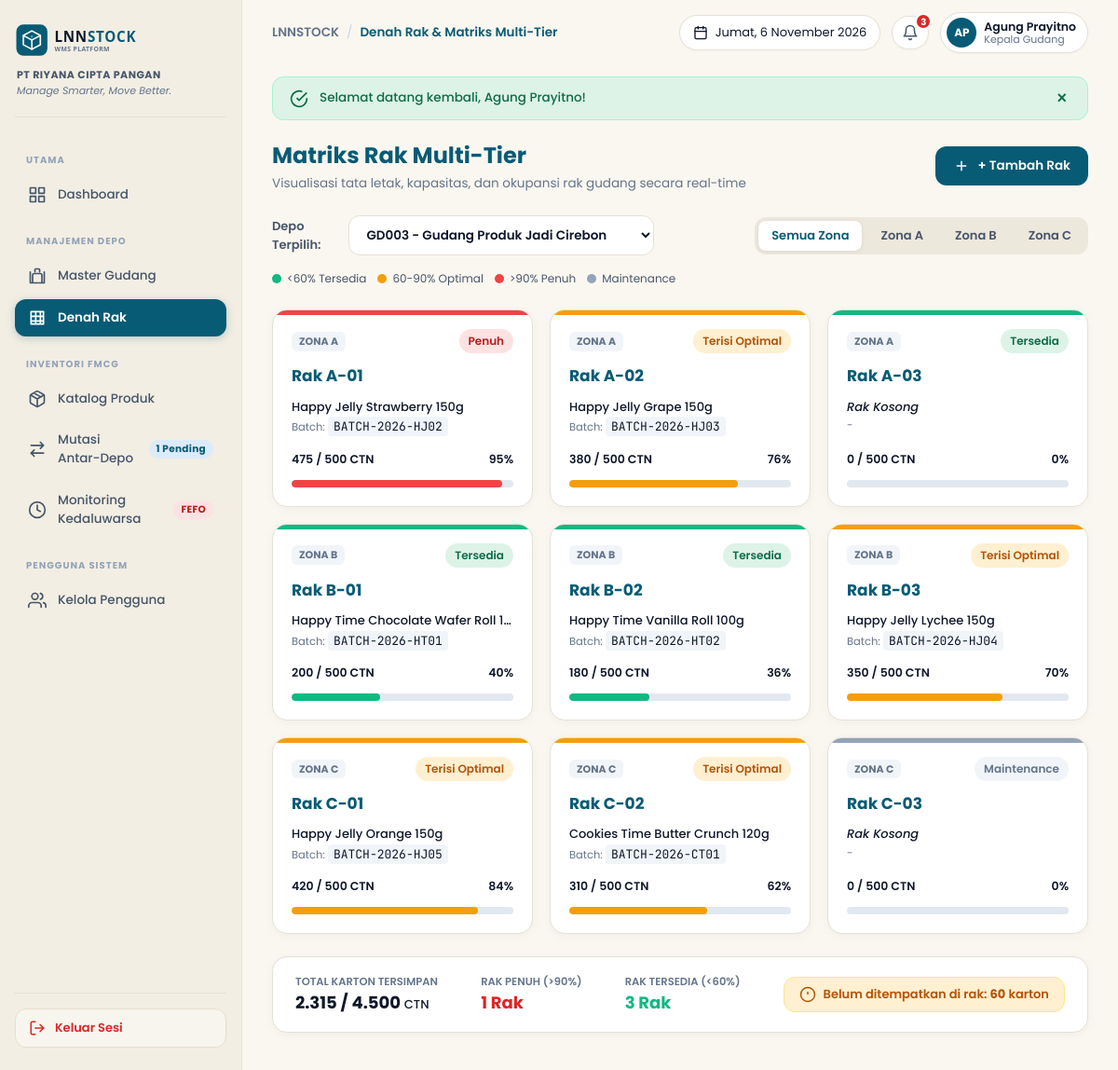
Page /?page=rak (signed in) on the committed database.
### tables this page shows
CREATE TABLE IF NOT EXISTS rak (
  id INT AUTO_INCREMENT PRIMARY KEY,
  id_depo INT NOT NULL,
  kode_rak VARCHAR(10) NOT NULL,           
  zona VARCHAR(5) NOT NULL,                
  kapasitas INT NOT NULL,                  
  status_rak VARCHAR(12) NOT NULL DEFAULT 'Aktif',    
  UNIQUE KEY uq_rak (id_depo, kode_rak),
  FOREIGN KEY (id_depo) REFERENCES depo(id) ON DELETE RESTRICT
);

### controllers/RakController.php (called while the page is built, shortened)
<?php
require_once __DIR__ . '/../models/Rak.php';
require_once __DIR__ . '/../models/Depo.php';
class RakController extends Controller {
    private Rak $rakModel;
    private Depo $depoModel;
    public function __construct() {
        $this->rakModel = new Rak();
        $this->depoModel = new Depo();
    }
    public function index(): void {
        $depos = $this->depoModel->getAll();
        $depoId = (int)($_GET['depo'] ?? 0);
        $selectedDepo = null;
        if (!$selectedDepo) {
            foreach ($depos as $d) {
                if ($d['kode_depo'] === 'GD003') {
                    $selectedDepo = $d;
                    break;
                }
            }
            $depoId = (int)$selectedDepo['id'];
        }
        $racks = $this->rakModel->getByDepo($depoId);
        $rakPenuhCount = 0;
        $rakTersediaCount = 0;
        $totalKapasitasDepo = 0;
        $totalTerisiDepo = 0;
        foreach ($racks as &$r) {
            $r['batches'] = $this->rakModel->getBatchesInRak((int)$r['id']);
            $totalKapasitasDepo += (int)$r['kapasitas'];
            $totalTerisiDepo += (int)$r['terisi'];
            if ($r['persen_okupansi'] > 90) {
                $rakPenuhCount++;
            } elseif ($r['persen_okupansi'] < 60 && $r['status_rak'] === 'Aktif') {
                $rakTersediaCount++;
            }
        }
        $unassignedStock = $this->rakModel->getUnassignedStock($depoId);
        $this->view('rak/index', [
            'pageTitle'          => 'Denah Rak & Matriks Multi-Tier',
            'depos'              => $depos,
            'selectedDepo'       => $selectedDepo,
            'depoId'             => $depoId,
            'racks'              => $racks,
            'rakPenuhCount'      => $rakPenuhCount,
            'rakTersediaCount'   => $rakTersediaCount,
            'totalKapasitasDepo' => $totalKapasitasDepo,
            'totalTerisiDepo'    => $totalTerisiDepo,
            'unassignedStock'    => $unassignedStock,
        ]);
    }
}

### core/Permission.php (called while the page is built, shortened)
<?php
class Permission {
    public static function can(string $page, string $action = 'index'): bool {
        $role = $_SESSION['user']['role'];
        $actionMap = [
            'selesai' => 'complete',
            'batal'   => 'cancel',
            'hapus'   => 'delete',
            'ubah'    => 'edit',
            'tambah'  => 'create',
            'lihat'   => 'index',
        ];
        if ($role === 'Kepala Gudang') {
            return true;
        }
        return false;
    }
}

### core/Model.php (called while the page is built, shortened)
<?php
abstract class Model {
    public function __construct() {
        $this->db = Database::connect();
    }
}

### core/Database.php (called while the page is built)
<?php
class Database {
    private static ?PDO $instance = null;
    public static function connect(): PDO {
        if (self::$instance === null) {
            $host = '127.0.0.1';
            $port = '3306';
            $dbname = 'db_lnnstock';
            $username = 'root';
            $password = '';
            $dsn = "mysql:host={$host};port={$port};dbname={$dbname};charset=utf8mb4";
            $options = [
                PDO::ATTR_ERRMODE            => PDO::ERRMODE_EXCEPTION,
                PDO::ATTR_DEFAULT_FETCH_MODE => PDO::FETCH_ASSOC,
                PDO::ATTR_EMULATE_PREPARES   => false,
            ];
            try {
                self::$instance = new PDO($dsn, $username, $password, $options);
            } catch (PDOException $e) {
                error_log("Database Connection Error: " . $e->getMessage());
                die("Maaf, terjadi kendala koneksi ke database LNNSTOCK. Pastikan layanan MySQL/MariaDB pada XAMPP sudah berjalan.");
            }
        }
        return self::$instance;
    }
}

### models/Depo.php (called while the page is built, shortened)
<?php
require_once __DIR__ . '/../core/Model.php';
class Depo extends Model {
    public function getAll(): array {
        $sql = "SELECT d.*,
                    COALESCE(SUM(r.kapasitas), 0) AS total_kapasitas,
                    (SELECT COALESCE(SUM(b.jumlah), 0) FROM batch_stok b WHERE b.id_depo = d.id) AS total_terisi
                FROM depo d
                LEFT JOIN rak r ON r.id_depo = d.id
                GROUP BY d.id
                ORDER BY d.kode_depo ASC";
        $stmt = $this->db->query($sql);
        return $stmt->fetchAll();
    }
}

### core/helpers.php (called while the page is built, shortened)
<?php
function e(?string $value): string {
    return htmlspecialchars((string)($value ?? ''), ENT_QUOTES, 'UTF-8');
}
function base_url(string $path = ''): string {
    $scriptDir = dirname($_SERVER['SCRIPT_NAME'] ?? '/index.php');
    $scriptDir = str_replace('\\', '/', $scriptDir);
    $base = rtrim($scriptDir, '/') . '/';
    return $base . ltrim($path, '/');
}
function format_number(float|int|string|null $number): string {
    return number_format((float)($number ?? 0), 0, ',', '.');
}

### models/Rak.php (called while the page is built, shortened)
<?php
require_once __DIR__ . '/../core/Model.php';
class Rak extends Model {
    public function getByDepo(int $depoId, ?string $zona = null): array {
        $sql = "SELECT r.*,
                    COALESCE(SUM(b.jumlah), 0) AS terisi,
                    (SELECT p.nama_produk
                     FROM batch_stok b2
                     JOIN produk p ON p.id = b2.id_produk
                     WHERE b2.id_rak = r.id AND b2.jumlah > 0
                     ORDER BY b2.jumlah DESC LIMIT 1) AS produk_dominan,
                    (SELECT b2.no_batch
                     FROM batch_stok b2
                     WHERE b2.id_rak = r.id AND b2.jumlah > 0
                     ORDER BY b2.jumlah DESC LIMIT 1) AS batch_dominan
                FROM rak r
                LEFT JOIN batch_stok b ON b.id_rak = r.id
                WHERE r.id_depo = :id_depo";
        $params = [':id_depo' => $depoId];
        $sql .= " GROUP BY r.id ORDER BY r.zona ASC, r.kode_rak ASC";
        $stmt = $this->db->prepare($sql);
        $stmt->execute($params);
        $rows = $stmt->fetchAll();
        foreach ($rows as &$row) {
            $kapasitas = (int)$row['kapasitas'];
            $terisi = (int)$row['terisi'];
            $row['persen_okupansi'] = ($kapasitas > 0) ? round(($terisi / $kapasitas) * 100) : 0;
        }
        return $rows;
    }
    public function getBatchesInRak(int $rakId): array {
        $sql = "SELECT b.*, p.nama_produk, p.kode_sku,
                    DATEDIFF(b.tgl_expired, CURDATE()) AS sisa_hari
                FROM batch_stok b
                JOIN produk p ON p.id = b.id_produk
                WHERE b.id_rak = :rak_id AND b.jumlah > 0
                ORDER BY b.tgl_expired ASC";
        $stmt = $this->db->prepare($sql);
        $stmt->execute([':rak_id' => $rakId]);
        return $stmt->fetchAll();
    }
    public function getUnassignedStock(int $depoId): int {
        $sql = "SELECT COALESCE(SUM(jumlah), 0) AS total
                FROM batch_stok
                WHERE id_depo = :depo_id AND id_rak IS NULL";
        $stmt = $this->db->prepare($sql);
        $stmt->execute([':depo_id' => $depoId]);
        return (int)($stmt->fetch()['total'] ?? 0);
    }
}

### views/rak/index.php (the view, shortened to what this page needs)
<div class="page-header">
    <div>
        <h1 class="page-title">Matriks Rak Multi-Tier</h1>
        <p class="page-subtitle">Visualisasi tata letak, kapasitas, dan okupansi rak gudang secara real-time</p>
    </div>
    <div>
        <?php if (Permission::can('rak', 'create')): ?>
            <a href="<?= base_url('?page=rak&action=create&depo=' . $depoId) ?>" class="btn btn-primary">
                <svg width="18" height="18" viewBox="0 0 24 24" fill="none" stroke="currentColor" stroke-width="2">
                    <line x1="12" y1="5" x2="12" y2="19"></line>
                    <line x1="5" y1="12" x2="19" y2="12"></line>
                </svg>
                <span>+ Tambah Rak</span>
            </a>
        <?php endif; ?>
    </div>
</div>
<div class="rack-control-bar">
    <div class="depo-selector-wrap">
        <label for="depoSelector" style="font-weight:600; font-size:13px; color:#475569;">Depo Terpilih:</label>
        <select id="depoSelector" class="form-select" style="min-width: 250px; font-weight:600;" onchange="location = this.value;">
            <?php foreach ($depos as $d): ?>
                <option value="<?= base_url('?page=rak&depo=' . $d['id']) ?>" <?= ($d['id'] == $depoId) ? 'selected' : '' ?>>
                    <?= e($d['kode_depo']) ?> - <?= e($d['nama_depo']) ?>
                </option>
            <?php endforeach; ?>
        </select>
    </div>
    <div class="zone-tabs">
        <button type="button" class="zone-tab-btn active" data-zone="Semua">Semua Zona</button>
        <button type="button" class="zone-tab-btn" data-zone="A">Zona A</button>
        <button type="button" class="zone-tab-btn" data-zone="B">Zona B</button>
        <button type="button" class="zone-tab-btn" data-zone="C">Zona C</button>
    </div>
    <div class="occupancy-legend">
        <div class="legend-item"><span class="legend-dot dot-green"></span> <span>&lt;60% Tersedia</span></div>
        <div class="legend-item"><span class="legend-dot dot-yellow"></span> <span>60-90% Optimal</span></div>
        <div class="legend-item"><span class="legend-dot dot-red"></span> <span>&gt;90% Penuh</span></div>
        <div class="legend-item"><span class="legend-dot dot-gray"></span> <span>Maintenance</span></div>
    </div>
</div>
<?php if (empty($racks)): ?>
    <div class="card text-center" style="padding: 48px 20px;">
        <svg width="48" height="48" viewBox="0 0 24 24" fill="none" stroke="#94A3B8" stroke-width="1.5" style="margin: 0 auto 12px;">
            <path d="M4 4h16v16H4zM4 10h16M4 16h16M10 4v16M16 4v16"></path>
        </svg>
        <h3 style="font-size: 16px; color: #475569; margin-bottom: 6px;">Belum Ada Rak di Depo Ini</h3>
        <p class="text-muted" style="margin-bottom: 16px;">Silakan buat rak baru untuk mulai mengatur tata letak karton persediaan.</p>
        <a href="<?= base_url('?page=rak&action=create&depo=' . $depoId) ?>" class="btn btn-primary btn-sm" style="margin: 0 auto;">
            + Tambah Rak Baru
        </a>
    </div>
<?php else: ?>
    <div class="rack-matrix-grid">
        <?php foreach ($racks as $r): ?>
            <?php
                $statusColorClass = 'status-' . $r['status_warna'];
                $batchesJson = htmlspecialchars(json_encode($r['batches']), ENT_QUOTES, 'UTF-8');
            ?>
            <div class="rack-card <?= $statusColorClass ?>"
                 data-id="<?= $r['id'] ?>"
                 data-kode="<?= e($r['kode_rak']) ?>"
                 data-zona="<?= e($r['zona']) ?>"
                 data-kapasitas="<?= (int)$r['kapasitas'] ?>"
                 data-terisi="<?= (int)$r['terisi'] ?>"
                 data-persen="<?= (int)$r['persen_okupansi'] ?>"
                 data-status="<?= e($r['status_rak']) ?>"
                 data-batches='<?= $batchesJson ?>'
                 title="Klik untuk melihat rincian batch rak <?= e($r['kode_rak']) ?>">
                <div>
                    <div class="rack-card-header">
                        <span class="rack-zone-badge">Zona <?= e($r['zona']) ?></span>
                        <span class="badge badge-<?= $r['status_warna'] ?>"><?= e($r['status_label']) ?></span>
                    </div>
                    <div class="rack-name">Rak <?= e($r['kode_rak']) ?></div>
                    <div class="rack-card-body" style="margin-top: 10px;">
                        <?php if (!empty($r['produk_dominan'])): ?>
                            <div class="rack-product-meta" title="<?= e($r['produk_dominan']) ?>">
                                <?= e($r['produk_dominan']) ?>
                            </div>
                            <div class="rack-batch-meta">
                                Batch: <code><?= e($r['batch_dominan']) ?></code>
                            </div>
                        <?php else: ?>
                            <div class="rack-product-meta text-muted" style="font-style: italic;">
                                Rak Kosong
                            </div>
                            <div class="rack-batch-meta">-</div>
                        <?php endif; ?>
                    </div>
                </div>
                <div class="rack-card-footer">
                    <div class="rack-capacity-info">
                        <span><?= format_number($r['terisi']) ?> / <?= format_number($r['kapasitas']) ?> CTN</span>
                        <span><?= $r['persen_okupansi'] ?>%</span>
                    </div>
                    <div class="progress-bar-wrap">
                        <div class="progress-fill progress-<?= $r['status_warna'] ?>" style="width: <?= min(100, $r['persen_okupansi']) ?>%;"></div>
                    </div>
                </div>
            </div>
        <?php endforeach; ?>
    </div>
<?php endif; ?>
<div class="rack-summary-strip">
    <div class="summary-metric">
        <span class="summary-metric-title">Total Karton Tersimpan</span>
        <span class="summary-metric-value"><?= format_number($totalTerisiDepo) ?> / <?= format_number($totalKapasitasDepo) ?> <span style="font-size:13px; font-weight:500;">CTN</span></span>
    </div>
    <div class="summary-metric">
        <span class="summary-metric-title">Rak Penuh (&gt;90%)</span>
        <span class="summary-metric-value" style="color: #DC2626;"><?= $rakPenuhCount ?> Rak</span>
    </div>
    <div class="summary-metric">
        <span class="summary-metric-title">Rak Tersedia (&lt;60%)</span>
        <span class="summary-metric-value" style="color: #10B981;"><?= $rakTersediaCount ?> Rak</span>
    </div>
    <div class="unassigned-chip">
        <svg width="18" height="18" viewBox="0 0 24 24" fill="none" stroke="currentColor" stroke-width="2">
            <circle cx="12" cy="12" r="10"></circle>
            <line x1="12" y1="8" x2="12" y2="12"></line>
            <line x1="12" y1="16" x2="12.01" y2="16"></line>
        </svg>
        <span>Belum ditempatkan di rak: <strong><?= format_number($unassignedStock) ?></strong> karton</span>
    </div>
</div>

### rows in the picture
rak: zona "A", status_label "Penuh", kode_rak "A-01", produk_dominan "Happy Jelly Strawberry 150g", batch_dominan "BATCH-2026-HJ02", terisi "475", kapasitas "500", persen_okupansi "95"
rak: zona "A", status_label "Terisi Optimal", kode_rak "A-02", produk_dominan "Happy Jelly Grape 150g", batch_dominan "BATCH-2026-HJ03", terisi "380", kapasitas "500", persen_okupansi "76"
rak: zona "A", status_label "Tersedia", kode_rak "A-03", shows "Rak Kosong", terisi "0", kapasitas "500", persen_okupansi "0"
rak: zona "B", status_label "Tersedia", kode_rak "B-01", produk_dominan "Happy Time Chocolate Wafer Roll 1…", batch_dominan "BATCH-2026-HT01", terisi "200", kapasitas "500", persen_okupansi "40"
rak: zona "B", status_label "Tersedia", kode_rak "B-02", produk_dominan "Happy Time Vanilla Roll 100g", batch_dominan "BATCH-2026-HT02", terisi "180", kapasitas "500", persen_okupansi "36"
rak: zona "B", status_label "Terisi Optimal", kode_rak "B-03", produk_dominan "Happy Jelly Lychee 150g", batch_dominan "BATCH-2026-HJ04", terisi "350", kapasitas "500", persen_okupansi "70"
rak: zona "C", status_label "Terisi Optimal", kode_rak "C-01", produk_dominan "Happy Jelly Orange 150g", batch_dominan "BATCH-2026-HJ05", terisi "420", kapasitas "500", persen_okupansi "84"
rak: zona "C", status_label "Terisi Optimal", kode_rak "C-02", produk_dominan "Cookies Time Butter Crunch 120g", batch_dominan "BATCH-2026-CT01", terisi "310", kapasitas "500", persen_okupansi "62"
rak: zona "C", status_rak "Maintenance", kode_rak "C-03", shows "Rak Kosong", terisi "0", kapasitas "500", persen_okupansi "0"

### other values in the picture
$pendingMutasiCount "1"
$pageTitle "Denah Rak & Matriks Multi-Tier"
$kritisBatchCount "3"
$inisial ?: 'AP' "AP"
$currentUser['nama_lengkap'] "Agung Prayitno"
$currentUser['role'] "Kepala Gudang"
flash_get('success') "Selamat datang kembali, Agung Prayitno!"
format_number($totalTerisiDepo) "2.315"
format_number($totalKapasitasDepo) "4.500"
$rakPenuhCount "1"
$rakTersediaCount "3"
format_number($unassignedStock) "60"
form field value "GD003 - Gudang Produk Jadi Cirebon"
